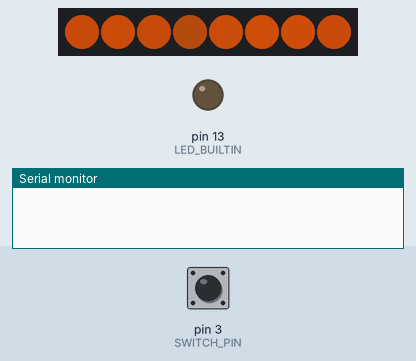
Simulated run of this sketch. Board: Arduino Nano, built with avr-gcc and run on an emulated ATmega328P. Parts: 8 RGB LEDs in strip order, left to right, output pins drawn as LEDs (lit = HIGH), the last lines printed to the serial monitor. The inputs (shaded band) are chosen by the test bench; at power-on: pin 3 (SWITCH_PIN) HIGH. Dim RGB values are drawn brighter than linear; random numbers use the default seed unless the sketch sets one.

Above: at 1.2 s.
1.3 s: pin 3 (SWITCH_PIN) pulled LOW for 1 s
At 3.3 s:
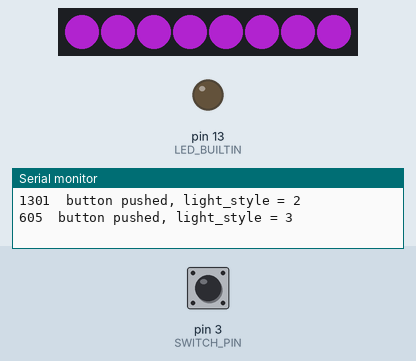
3.8 s: pin 3 (SWITCH_PIN) pulled LOW for 0.15 s
At 4.5 s:
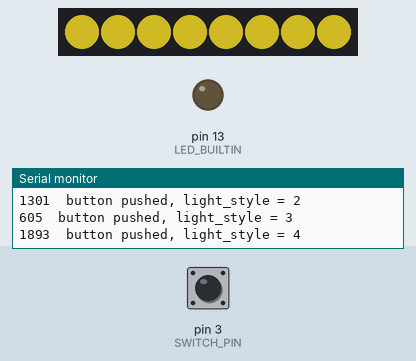
5.4 s: pin 3 (SWITCH_PIN) pulled LOW for 3.2 s
At 9.5 s:
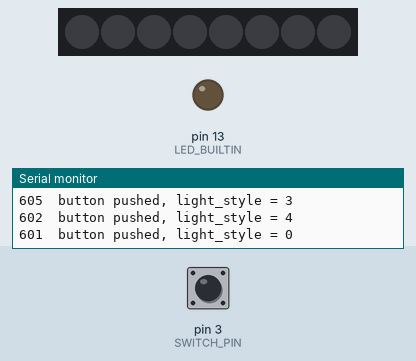
10.1 s: pin 3 (SWITCH_PIN) pulled LOW for 1 s
At 10.86 s:
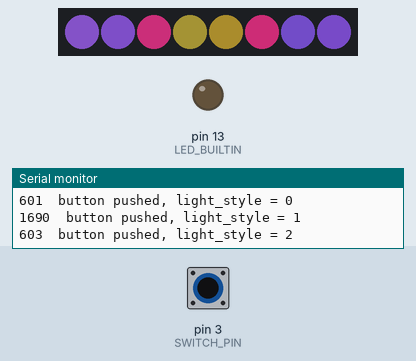
11.7 s: pin 3 (SWITCH_PIN) pulled LOW for 3.2 s
At 13.66 s:
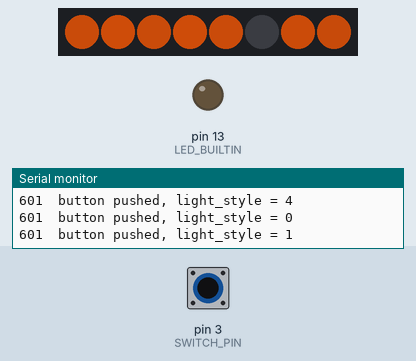
16.4 s: pin 3 (SWITCH_PIN) pulled LOW for 3.2 s
At 17.75 s:
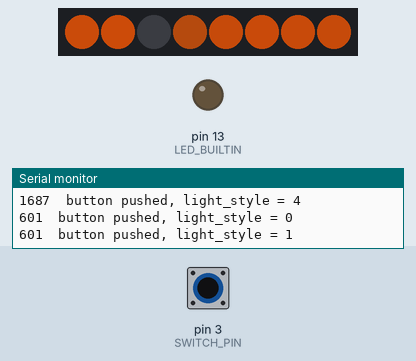
Timing chart, 0 to 20.9 s (numbered marks = the images above; inputs shaded):
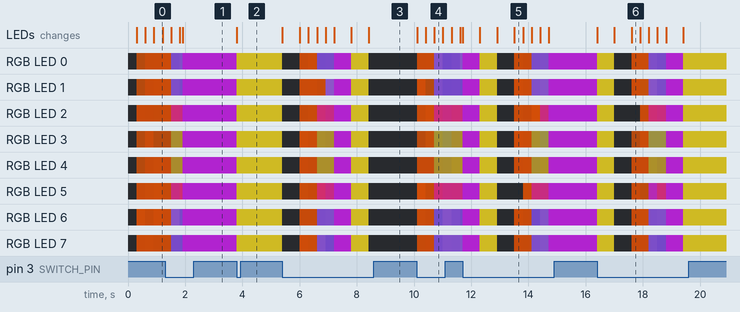

Measured:
- after the input at 3.8 s, RGB LED 0–7: RGB(100, 20, 117) → RGB(117, 105, 20) at once; the LEDs: change at once (image 2)

The sketch:

PixelStrip_For_Backlight.ino
```cpp
//************************************************************
//   PixelStrip For Backlight - a sketch to backlight a 3D
//      print. A switch is included to move from one mode
//      to another.
//      Hardware: Arduino Nano, 330ohm resistor, momentary
//                contact switch, 8 light WS2812B Individually
//                Addressable 5050 RGB LED Strip Light
//************************************************************


#include <Adafruit_NeoPixel.h>
// Any unconnected pin, to try to generate a random seed
#define UNCONNECTED_PIN   2
#define PIN 5           // "D" data pin for candle strip
#define SWITCH_PIN 3    // data pin for switch, other side to ground
#define NUMPIXELS 8     // number of pixels in candle light strip

// The LED can be in only one of these states at any given time
#define BRIGHT                  0
#define UP                      1
#define DOWN                    2
#define DIM                     3
#define BRIGHT_HOLD             4
#define DIM_HOLD                5

// Percent chance the LED will suddenly fall to minimum brightness
#define INDEX_BOTTOM_PERCENT    10
// Absolute minimum red value (green value is a function of red's value)
#define INDEX_BOTTOM            128
// Minimum red value during "normal" flickering (not a dramatic change)
#define INDEX_MIN               192
// Maximum red value
#define INDEX_MAX               255

// Decreasing brightness will take place over a number of milliseconds in this range
#define DOWN_MIN_MSECS          20
#define DOWN_MAX_MSECS          250
// Increasing brightness will take place over a number of milliseconds in this range
#define UP_MIN_MSECS            20
#define UP_MAX_MSECS            250
// Percent chance the color will hold unchanged after brightening
#define BRIGHT_HOLD_PERCENT     20
// When holding after brightening, hold for a number of milliseconds in this range
#define BRIGHT_HOLD_MIN_MSECS   0
#define BRIGHT_HOLD_MAX_MSECS   100
// Percent chance the color will hold unchanged after dimming
#define DIM_HOLD_PERCENT        5
// When holding after dimming, hold for a number of milliseconds in this range
#define DIM_HOLD_MIN_MSECS      0
#define DIM_HOLD_MAX_MSECS      50

#define MINVAL(A,B)             (((A) < (B)) ? (A) : (B))
#define MAXVAL(A,B)             (((A) > (B)) ? (A) : (B))

byte state[NUMPIXELS];
unsigned long flicker_msecs[NUMPIXELS];
unsigned long flicker_start[NUMPIXELS];
byte index_start[NUMPIXELS];
byte index_end[NUMPIXELS];
byte color_shift[NUMPIXELS];
bool tint = false;

unsigned long time_pushed;
int light_style = 1;  // 0 = off, 1 = candle; 2 = color candle; 3 = solid color-blue;
          // 4 = solid color-purple; 5 = solid color-tea green; 5 = solid color-white

// Parameter 1 = number of pixels in strip
// Parameter 2 = pin number (most are valid)
// Parameter 3 = pixel type flags, add together as needed:
//   NEO_KHZ800  800 KHz bitstream (most NeoPixel products w/WS2812 LEDs)
//   NEO_KHZ400  400 KHz (classic 'v1' (not v2) FLORA pixels, WS2811 drivers)
//   NEO_GRB     Pixels are wired for GRB bitstream (most NeoPixel products)
//   NEO_RGB     Pixels are wired for RGB bitstream (v1 FLORA pixels, not v2)
Adafruit_NeoPixel strip = Adafruit_NeoPixel(NUMPIXELS, PIN, NEO_GRB + NEO_KHZ800);

void setup() {
  Serial.begin(9600);
  randomSeed(analogRead(UNCONNECTED_PIN));
  // Set up switch pin
  pinMode(SWITCH_PIN, INPUT_PULLUP);
  // Turn off the onboard red LED
  pinMode(LED_BUILTIN, OUTPUT);
  digitalWrite(LED_BUILTIN, LOW);
  strip.begin();
  strip.setBrightness(127);
  strip.show(); // Initialize all pixels to 'off'
  delay(50);
}

void SetStipColor(uint8_t red, uint8_t green, uint8_t blue) {
    for (int i=0; i < strip.numPixels(); i++) {
      strip.setPixelColor(i, red, green, blue);
    }
}


void FlickerLights(unsigned long current_time) {
    for(int i=0;i<NUMPIXELS;i++){
      flicker (current_time, i);
    }
}


void loop() {
  unsigned long current_time;
  current_time = millis();

  int j = 0;
  switch (getLightStyle(current_time)) {
    case 0:  {
    // all lights off
    SetStipColor(0,0,0);
    strip.show();
    break;
    }

    case 1: {
    // color candle flicker
    tint = false;
    FlickerLights(current_time);
    break;
    }

    case 2: {
    // candle flicker
    tint = true;
    FlickerLights(current_time);
    break;
    }

    case 3: {
    // solid pastels - purple
    SetStipColor(200,40,235);  //light purple
    strip.show();
    break;
    }

    case 4: {
    // tea green
    SetStipColor(235,210,40);  //tea green
    strip.show();
    break;
    }

//    strip.setPixelColor(0,179,215,255);  //light blue
//    strip.setPixelColor(1,255,135,50);  //pastel yellow
//    strip.setPixelColor(2,255,128,102);  //warm pink
//    strip.setPixelColor(3,213,255,68);  //tea green
    // strip.setPixelColor(0,220,246,235);  //light blue
    // strip.setPixelColor(1,227,135,50);  //pastel yellow
    // strip.setPixelColor(2,255,128,102);  //warm pink
    // strip.setPixelColor(3,235,210,40);  //tea green
  }
}


int getLightStyle(unsigned long current_time) {
  // return the light style after trying
  // to read if a button push occurred
  if (digitalRead(SWITCH_PIN) == 0) {
    unsigned long delta = current_time - time_pushed;
    if(delta > 600) {
    time_pushed = millis();
    Serial.print(delta);
    Serial.print("  button pushed, light_style = ");
    light_style += 1;
    if (light_style>4) light_style = 0;
    Serial.println(light_style);
    }
  }
  return light_style;
}


void flicker (unsigned long current_time, int iCandle) {
  // update iCandle brightness for flickering
  switch (state[iCandle])
    {
    case BRIGHT:
      flicker_msecs[iCandle] = random(DOWN_MAX_MSECS - DOWN_MIN_MSECS) + DOWN_MIN_MSECS;
      flicker_start[iCandle] = current_time;
      index_start[iCandle] = index_end[iCandle];
      if ((index_start[iCandle] > INDEX_BOTTOM) &&
          (random(100) < INDEX_BOTTOM_PERCENT))
        index_end[iCandle] = random(index_start[iCandle] - INDEX_BOTTOM) + INDEX_BOTTOM;
      else
        index_end[iCandle] = random(index_start[iCandle] - INDEX_MIN) + INDEX_MIN;

      state[iCandle] = DOWN;
      break;
    case DIM:
      flicker_msecs[iCandle] = random(UP_MAX_MSECS - UP_MIN_MSECS) + UP_MIN_MSECS;
      flicker_start[iCandle] = current_time;
      index_start[iCandle] = index_end[iCandle];
      index_end[iCandle] = random(INDEX_MAX - index_start[iCandle]) + INDEX_MIN;
      state[iCandle] = UP;
      break;
    case BRIGHT_HOLD:
    case DIM_HOLD:
      if (current_time >= (flicker_start[iCandle] + flicker_msecs[iCandle]))
        state[iCandle] = (state[iCandle] == BRIGHT_HOLD) ? BRIGHT : DIM;

      break;
    case UP:
    case DOWN:
      if (current_time < (flicker_start[iCandle] + flicker_msecs[iCandle]))
        set_color_type(index_start[iCandle] + ((index_end[iCandle] - index_start[iCandle]) * (((current_time - flicker_start[iCandle]) * 1.0) / flicker_msecs[iCandle])), iCandle);
      else
        {
        set_color_type(index_end[iCandle], iCandle);

        if (state[iCandle] == DOWN)
          {
          if (random(100) < DIM_HOLD_PERCENT)
            {
            flicker_start[iCandle] = current_time;
            flicker_msecs[iCandle] = random(DIM_HOLD_MAX_MSECS - DIM_HOLD_MIN_MSECS) + DIM_HOLD_MIN_MSECS;
            state[iCandle] = DIM_HOLD;
            }
          else
            state[iCandle] = DIM;
          }
        else
          {
          if (random(100) < BRIGHT_HOLD_PERCENT)
            {
            flicker_start[iCandle] = current_time;
            flicker_msecs[iCandle] = random(BRIGHT_HOLD_MAX_MSECS - BRIGHT_HOLD_MIN_MSECS) + BRIGHT_HOLD_MIN_MSECS;
            state[iCandle] = BRIGHT_HOLD;
            }
          else
            state[iCandle] = BRIGHT;
          }
        }

      break;
    }
}

void set_color_type(byte index, int CandleValue)
  {
    index = MAXVAL(MINVAL(index, INDEX_MAX), INDEX_BOTTOM);
    float redTarget;
    float greenTarget;
    float blueTarget;
    switch (CandleValue)
    {
      case 0:  //blue
      case 7:
      case 1:
      case 6:
        redTarget = 1.0*153.0/255.0;
        greenTarget = 1.0*255.0/255.0;
        blueTarget = 255.0/255.0;
      break;

      // case 1:  //yellow
      // case 6:
      //   redTarget = 0.8*255.0/255.0;
      //   greenTarget = 255.0/255.0;
      //   blueTarget = 0.2*128.0/255.0;
      // break;

      case 2:  //pink
      case 5:
        redTarget = 255.0/255.0;
        greenTarget = 1.0*153.0/255.0;
        blueTarget = 0.8*204.0/255.0;
      break;

      case 3:  //green
      case 4:
        redTarget = 0.6*191.0/255.0;
        greenTarget = 255.0/255.0;
        blueTarget = 0.4*79.0/255.0;
      break;

      default:  //normal
        redTarget = 1.0;
        greenTarget = 1.0;
        blueTarget = 1.0;
      break;
    }

    if (tint == false) {
        redTarget = 1.0;
        greenTarget = 1.0;
        blueTarget = 0.05;
    }
    if (index >= INDEX_MIN)
      strip.setPixelColor(CandleValue, int(redTarget*index), int(greenTarget*(index * 3.0) / 8.0), int(blueTarget*200.0));
    else if (index < INDEX_MIN)
      strip.setPixelColor(CandleValue, int(redTarget*index), int(greenTarget*(index * 3.25) / 8.0), int(blueTarget*200.0));
    strip.show();
    return;
  }
```
